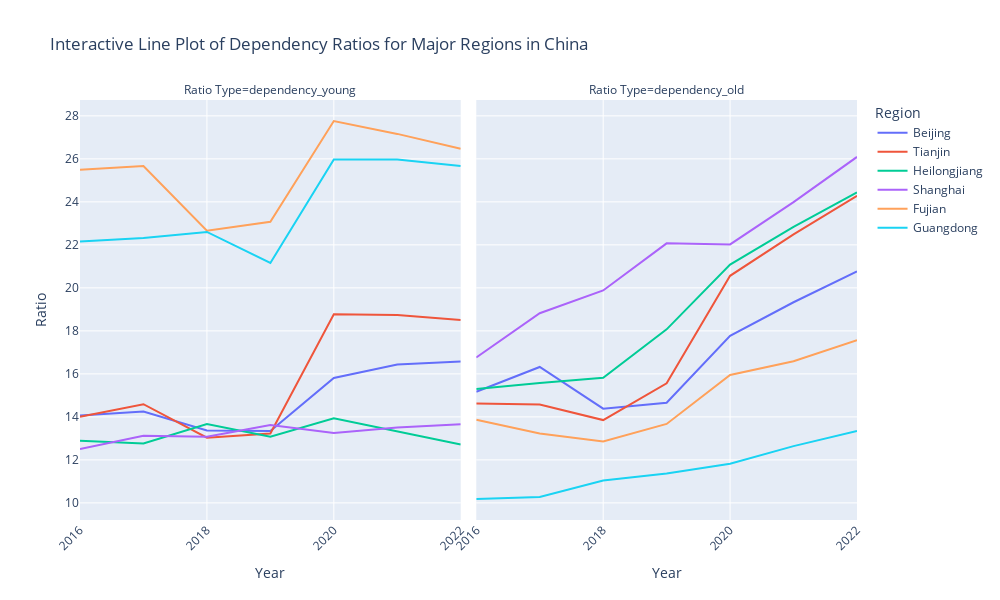

Here is the notebook cell this chart was saved with:
### Code cell
# Interactive Line Plot for major regions
selected_regions = ['Beijing', 'Shanghai', 'Guangdong', 'Heilongjiang', 'Tianjin', 'Fujian']
filtered_pop = melted_pop[melted_pop['Region'].isin(selected_regions)]

# Create the interactive line plot
fig = px.line(filtered_pop, x="Year", y="Ratio", color='Region', line_group='Region',
              facet_col='Ratio Type', facet_col_wrap=2, 
              title='Interactive Line Plot of Dependency Ratios for Major Regions in China')

# Update layout
fig.update_layout(
    width=1000,
    height=600, 
    hovermode='x',
)

for axis in fig.layout:
    if axis.startswith('xaxis'):
        fig.layout[axis].update(tickangle=-45)

# Show the figure
fig.show()

### Figure 1 — Plotly figure (JSON) as saved in the notebook; plotly's stock layout.template omitted (floating-point values rounded to 4 significant figures)
{"data": [{"hovertemplate": "Region=Beijing<br>Ratio Type=dependency_young<br>Year=%{x}<br>Ratio=%{y}<extra></extra>", "legendgroup": "Beijing", "line": {"color": "#636efa", "dash": "solid"}, "marker": {"symbol": "circle"}, "mode": "lines", "name": "Beijing", "orientation": "v", "showlegend": true, "type": "scatter", "x": [2022, 2021, 2020, 2019, 2018, 2017, 2016], "xaxis": "x", "y": [16.57, 16.44, 15.81, 13.34, 13.37, 14.25, 14.06], "yaxis": "y"}, {"hovertemplate": "Region=Beijing<br>Ratio Type=dependency_old<br>Year=%{x}<br>Ratio=%{y}<extra></extra>", "legendgroup": "Beijing", "line": {"color": "#636efa", "dash": "solid"}, "marker": {"symbol": "circle"}, "mode": "lines", "name": "Beijing", "orientation": "v", "showlegend": false, "type": "scatter", "x": [2022, 2021, 2020, 2019, 2018, 2017, 2016], "xaxis": "x2", "y": [20.76, 19.33, 17.77, 14.66, 14.38, 16.32, 15.17], "yaxis": "y2"}, {"hovertemplate": "Region=Tianjin<br>Ratio Type=dependency_young<br>Year=%{x}<br>Ratio=%{y}<extra></extra>", "legendgroup": "Tianjin", "line": {"color": "#EF553B", "dash": "solid"}, "marker": {"symbol": "circle"}, "mode": "lines", "name": "Tianjin", "orientation": "v", "showlegend": true, "type": "scatter", "x": [2022, 2021, 2020, 2019, 2018, 2017, 2016], "xaxis": "x", "y": [18.51, 18.74, 18.77, 13.23, 13.03, 14.59, 14.01], "yaxis": "y"}, {"hovertemplate": "Region=Tianjin<br>Ratio Type=dependency_old<br>Year=%{x}<br>Ratio=%{y}<extra></extra>", "legendgroup": "Tianjin", "line": {"color": "#EF553B", "dash": "solid"}, "marker": {"symbol": "circle"}, "mode": "lines", "name": "Tianjin", "orientation": "v", "showlegend": false, "type": "scatter", "x": [2022, 2021, 2020, 2019, 2018, 2017, 2016], "xaxis": "x2", "y": [24.28, 22.49, 20.56, 15.56, 13.85, 14.57, 14.62], "yaxis": "y2"}, {"hovertemplate": "Region=Heilongjiang<br>Ratio Type=dependency_young<br>Year=%{x}<br>Ratio=%{y}<extra></extra>", "legendgroup": "Heilongjiang", "line": {"color": "#00cc96", "dash": "solid"}, "marker": {"symbol": "circle"}, "mode": "lines", "name": "Heilongjiang", "orientation": "v", "showlegend": true, "type": "scatter", "x": [2022, 2021, 2020, 2019, 2018, 2017, 2016], "xaxis": "x", "y": [12.71, 13.31, 13.93, 13.08, 13.67, 12.76, 12.89], "yaxis": "y"}, {"hovertemplate": "Region=Heilongjiang<br>Ratio Type=dependency_old<br>Year=%{x}<br>Ratio=%{y}<extra></extra>", "legendgroup": "Heilongjiang", "line": {"color": "#00cc96", "dash": "solid"}, "marker": {"symbol": "circle"}, "mode": "lines", "name": "Heilongjiang", "orientation": "v", "showlegend": false, "type": "scatter", "x": [2022, 2021, 2020, 2019, 2018, 2017, 2016], "xaxis": "x2", "y": [24.44, 22.84, 21.08, 18.07, 15.82, 15.58, 15.3], "yaxis": "y2"}, {"hovertemplate": "Region=Shanghai<br>Ratio Type=dependency_young<br>Year=%{x}<br>Ratio=%{y}<extra></extra>", "legendgroup": "Shanghai", "line": {"color": "#ab63fa", "dash": "solid"}, "marker": {"symbol": "circle"}, "mode": "lines", "name": "Shanghai", "orientation": "v", "showlegend": true, "type": "scatter", "x": [2022, 2021, 2020, 2019, 2018, 2017, 2016], "xaxis": "x", "y": [13.66, 13.5, 13.25, 13.62, 13.08, 13.12, 12.5], "yaxis": "y"}, {"hovertemplate": "Region=Shanghai<br>Ratio Type=dependency_old<br>Year=%{x}<br>Ratio=%{y}<extra></extra>", "legendgroup": "Shanghai", "line": {"color": "#ab63fa", "dash": "solid"}, "marker": {"symbol": "circle"}, "mode": "lines", "name": "Shanghai", "orientation": "v", "showlegend": false, "type": "scatter", "x": [2022, 2021, 2020, 2019, 2018, 2017, 2016], "xaxis": "x2", "y": [26.09, 23.99, 22.02, 22.07, 19.88, 18.82, 16.76], "yaxis": "y2"}, {"hovertemplate": "Region=Fujian<br>Ratio Type=dependency_young<br>Year=%{x}<br>Ratio=%{y}<extra></extra>", "legendgroup": "Fujian", "line": {"color": "#FFA15A", "dash": "solid"}, "marker": {"symbol": "circle"}, "mode": "lines", "name": "Fujian", "orientation": "v", "showlegend": true, "type": "scatter", "x": [2022, 2021, 2020, 2019, 2018, 2017, 2016], "xaxis": "x", "y": [26.47, 27.16, 27.76, 23.07, 22.66, 25.67, 25.49], "yaxis": "y"}, {"hovertemplate": "Region=Fujian<br>Ratio Type=dependency_old<br>Year=%{x}<br>Ratio=%{y}<extra></extra>", "legendgroup": "Fujian", "line": {"color": "#FFA15A", "dash": "solid"}, "marker": {"symbol": "circle"}, "mode": "lines", "name": "Fujian", "orientation": "v", "showlegend": false, "type": "scatter", "x": [2022, 2021, 2020, 2019, 2018, 2017, 2016], "xaxis": "x2", "y": [17.56, 16.59, 15.95, 13.67, 12.86, 13.23, 13.87], "yaxis": "y2"}, {"hovertemplate": "Region=Guangdong<br>Ratio Type=dependency_young<br>Year=%{x}<br>Ratio=%{y}<extra></extra>", "legendgroup": "Guangdong", "line": {"color": "#19d3f3", "dash": "solid"}, "marker": {"symbol": "circle"}, "mode": "lines", "name": "Guangdong", "orientation": "v", "showlegend": true, "type": "scatter", "x": [2022, 2021, 2020, 2019, 2018, 2017, 2016], "xaxis": "x", "y": [25.67, 25.97, 25.97, 21.16, 22.6, 22.32, 22.15], "yaxis": "y"}, {"hovertemplate": "Region=Guangdong<br>Ratio Type=dependency_old<br>Year=%{x}<br>Ratio=%{y}<extra></extra>", "legendgroup": "Guangdong", "line": {"color": "#19d3f3", "dash": "solid"}, "marker": {"symbol": "circle"}, "mode": "lines", "name": "Guangdong", "orientation": "v", "showlegend": false, "type": "scatter", "x": [2022, 2021, 2020, 2019, 2018, 2017, 2016], "xaxis": "x2", "y": [13.34, 12.64, 11.82, 11.37, 11.04, 10.27, 10.18], "yaxis": "y2"}], "layout": {"annotations": [{"font": {}, "showarrow": false, "text": "Ratio Type=dependency_young", "x": 0.245, "xanchor": "center", "xref": "paper", "y": 1, "yanchor": "bottom", "yref": "paper"}, {"font": {}, "showarrow": false, "text": "Ratio Type=dependency_old", "x": 0.755, "xanchor": "center", "xref": "paper", "y": 1, "yanchor": "bottom", "yref": "paper"}], "height": 600, "hovermode": "x", "legend": {"title": {"text": "Region"}, "tracegroupgap": 0}, "title": {"text": "Interactive Line Plot of Dependency Ratios for Major Regions in China"}, "width": 1000, "xaxis": {"anchor": "y", "autorange": true, "domain": [0, 0.49], "range": [2016, 2022], "tickangle": -45, "title": {"text": "Year"}, "type": "linear"}, "xaxis2": {"anchor": "y2", "autorange": true, "domain": [0.51, 1], "matches": "x", "range": [2016, 2022], "tickangle": -45, "title": {"text": "Year"}, "type": "linear"}, "yaxis": {"anchor": "x", "autorange": true, "domain": [0, 1], "range": [9.203, 28.74], "title": {"text": "Ratio"}, "type": "linear"}, "yaxis2": {"anchor": "x2", "autorange": true, "domain": [0, 1], "matches": "y", "range": [9.203, 28.74], "showticklabels": false, "type": "linear"}}}
